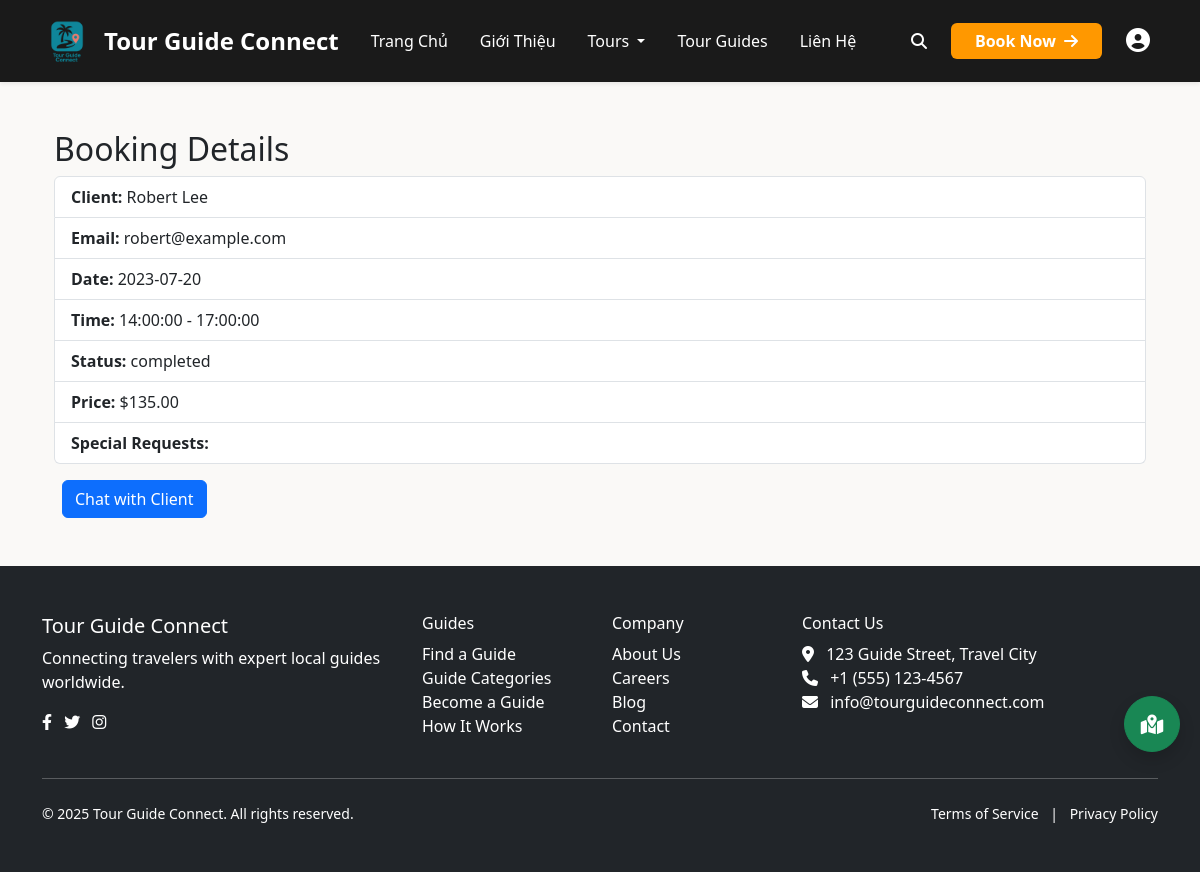
Page /guide/booking/2 (signed in) on the committed database.
### tables this page shows
CREATE TABLE bookings (
    id INT AUTO_INCREMENT PRIMARY KEY,
    guide_id INT NOT NULL,
    user_id INT NOT NULL,
    booking_date DATE NOT NULL,
    start_time TIME NOT NULL,
    end_time TIME NOT NULL,
    total_hours DECIMAL(5, 2) NOT NULL,
    total_price DECIMAL(10, 2) NOT NULL,
    status ENUM('pending', 'confirmed', 'completed', 'cancelled') NOT NULL DEFAULT 'pending',
    payment_status ENUM('pending', 'paid', 'refunded') NOT NULL DEFAULT 'pending',
    transaction_id VARCHAR(50) NULL,
    special_requests TEXT NULL,
    number_of_people INT NOT NULL DEFAULT 1,
    meeting_location TEXT NOT NULL,
    created_at TIMESTAMP DEFAULT CURRENT_TIMESTAMP,
    updated_at TIMESTAMP DEFAULT CURRENT_TIMESTAMP ON UPDATE CURRENT_TIMESTAMP,
    FOREIGN KEY (guide_id) REFERENCES guide_profiles(id) ON DELETE CASCADE,
    FOREIGN KEY (user_id) REFERENCES users(id) ON DELETE CASCADE
);

CREATE TABLE users (
    id INT AUTO_INCREMENT PRIMARY KEY,
    name VARCHAR(100) NOT NULL,
    email VARCHAR(100) NOT NULL UNIQUE,
    google_id VARCHAR(255) NULL,
    password VARCHAR(255) NOT NULL,
    user_type ENUM('user', 'guide', 'admin') NOT NULL DEFAULT 'user',
    profile_image VARCHAR(255) DEFAULT 'default.jpg',
    created_at TIMESTAMP DEFAULT CURRENT_TIMESTAMP,
    updated_at TIMESTAMP DEFAULT CURRENT_TIMESTAMP ON UPDATE CURRENT_TIMESTAMP,
    last_login TIMESTAMP NULL,
    status ENUM('active', 'inactive', 'pending', 'banned') NOT NULL DEFAULT 'pending',
    verification_token VARCHAR(100) NULL,
    reset_token VARCHAR(100) NULL,
    reset_token_expires TIMESTAMP NULL,
    phone VARCHAR(20) NULL,
    address TEXT NULL,
    hobbies TEXT NULL,
    UNIQUE INDEX google_id_idx (google_id)
);

### app/controllers/GuideController.php (called while the page is built, shortened)
<?php
class GuideController
{
    private $guideModel;
    public function __construct()
    {
        $this->guideModel = new GuideModel();
    }
    private function getGuideProfile($userId)
    {
        if ($this->guideModel && method_exists($this->guideModel, 'getGuideProfileByUserId')) {
            return $this->guideModel->getGuideProfileByUserId($userId);
        }
         $db = new Database();
        $db->query('
            SELECT g.*, u.name, u.email, u.profile_image, u.created_at
            FROM guide_profiles g
            JOIN users u ON g.user_id = u.id
            WHERE u.id = :user_id
        ');
        $db->bind(':user_id', $userId);
        return $db->single();
    }
    public function booking($id)
    {
        $userId = $_SESSION['user_id'];
        $guide = $this->getGuideProfile($userId);
        $guideId = $guide ? $guide->id : null;
        $booking = $this->guideModel->getBookingById($id, $guideId);
        $this->loadView('tourGuides/bookingDetails', ['booking' => $booking]);
    }
    private function loadView($view, $data = [])
    {
        extract($data);
        require_once VIEW_PATH . '/shares/header.php';
        require_once VIEW_PATH . '/' . $view . '.php';
        require_once VIEW_PATH . '/shares/footer.php';
    }
}

### index.php (called while the page is built, shortened)
<?php
require_once APP_PATH . '/config/database.php';
require_once HELPER_PATH . '/functions.php';
spl_autoload_register(function($className) {
    if (substr($className, -5) === 'Model') {
        $file = MODEL_PATH . '/' . $className . '.php';
        if (file_exists($file)) {
            return;
        }
    }
});
$uri = $_SERVER['REQUEST_URI'];
$base = dirname($_SERVER['SCRIPT_NAME']);
if (strpos($uri, $base) === 0) {
    $uri = substr($uri, strlen($base));
}
$uri = rtrim($uri, '/');
require_once APP_PATH . '/route.php';
handle_custom_routes(trim($uri, '/'), $routes);

### app/config/database.php (called while the page is built, shortened)
<?php
class Database {
    private $host = DB_HOST;
    private $user = DB_USER;
    private $pass = DB_PASS;
    private $dbname = DB_NAME;
    private $dbh;
    private $stmt;
    public function __construct() {
        $dsn = 'mysql:host=' . $this->host . ';dbname=' . $this->dbname . ';charset=utf8mb4';
        $options = [
            PDO::ATTR_PERSISTENT => true,
            PDO::ATTR_ERRMODE => PDO::ERRMODE_EXCEPTION,
            PDO::ATTR_DEFAULT_FETCH_MODE => PDO::FETCH_OBJ,
            PDO::ATTR_EMULATE_PREPARES => false
        ];
        try {
            $this->dbh = new PDO($dsn, $this->user, $this->pass, $options);
        } catch(PDOException $e) {
            $this->error = $e->getMessage();
            error_log('Database Connection Error: ' . $this->error);
            echo '<div style="background-color: #f8d7da; color: #721c24; padding: 10px; margin: 10px 0; border: 1px solid #f5c6cb; border-radius: 5px;">';
            echo '<h3>Database Connection Error</h3>';
            echo '<p>Unable to connect to the database. Please try again later or contact the administrator.</p>';
            if (defined('ENVIRONMENT') && ENVIRONMENT === 'development') {
                echo '<p><strong>Error:</strong> ' . $this->error . '</p>';
            }
            echo '</div>';
            exit;
        }
    }
    public function query($sql) {
        $this->stmt = $this->dbh->prepare($sql);
    }
    public function bind($param, $value, $type = null) {
        if(is_null($type)) {
            switch(true) {
                case is_int($value):
                    $type = PDO::PARAM_INT;
                    break;
                default:
                    $type = PDO::PARAM_STR;
            }
        }
        $this->stmt->bindValue($param, $value, $type);
    }
    public function execute() {
        return $this->stmt->execute();
    }
    public function single() {
        $this->execute();
        return $this->stmt->fetch();
    }
}

### app/models/GuideModel.php (called while the page is built, shortened)
<?php
class GuideModel
{
    private $db;
    public function __construct()
    {
        $this->db = new Database();
    }
    public function getBookingById($bookingId, $guideId)
    {
        $this->db->query("SELECT b.*, u.name as client_name, u.email as client_email
                        FROM bookings b
                        JOIN users u ON b.user_id = u.id
                        WHERE b.id = :id AND b.guide_id = :guide_id");
        $this->db->bind(':id', $bookingId);
        $this->db->bind(':guide_id', $guideId);
        return $this->db->single();
    }
    public function getGuideProfileByUserId($userId)
    {
        $this->db->query('
            SELECT g.*, u.name, u.email, u.profile_image, u.created_at
            FROM guide_profiles g
            JOIN users u ON g.user_id = u.id
            WHERE u.id = :user_id
        ');
        $this->db->bind(':user_id', $userId);
        return $this->db->single();
    }
}

### app/helpers/functions.php (called while the page is built, shortened)
<?php
function url($path = '') {
    return URL_ROOT . '/' . $path;
}

### app/views/tourGuides/bookingDetails.php (the view, shortened to what this page needs)
<div class="container py-4">
    <h2>Booking Details</h2>
    <?php if ($booking): ?>
        <ul class="list-group mb-3">
            <li class="list-group-item"><strong>Client:</strong> <?php echo htmlspecialchars($booking->client_name); ?></li>
            <li class="list-group-item"><strong>Email:</strong> <?php echo htmlspecialchars($booking->client_email); ?></li>
            <li class="list-group-item"><strong>Date:</strong> <?php echo htmlspecialchars($booking->booking_date); ?></li>
            <li class="list-group-item"><strong>Time:</strong> <?php echo htmlspecialchars($booking->start_time); ?> - <?php echo htmlspecialchars($booking->end_time); ?></li>
            <li class="list-group-item"><strong>Status:</strong> <?php echo htmlspecialchars($booking->status); ?></li>
            <li class="list-group-item"><strong>Price:</strong> $<?php echo number_format($booking->total_price, 2); ?></li>
            <li class="list-group-item"><strong>Special Requests:</strong> <?php echo !is_null($booking->special_requests) ? htmlspecialchars($booking->special_requests) : ''; ?></li>
        </ul>
        <a href="<?php echo url('guide/chat/' . $booking->id); ?>" class="btn btn-primary ms-2">Chat with Client</a>
    <?php else: ?>
        <div class="alert alert-danger">Booking not found.</div>
    <?php endif; ?>
</div>

### app/route.php (shortened to what this page needs)
<?php
function handle_custom_routes($uri, $routes) {
    foreach ($routes as $route) {
        if (preg_match($route['pattern'], $uri, $matches)) {
            $controller = new $route['controller']();
            $params = [];
            foreach ($route['params'] as $index) {
                $params[] = $matches[$index];
            }
            call_user_func_array([$controller, $route['method']], $params);
            exit;
        }
    }
}

### public/css/style.css (style rules this page uses)
:root { --primary-green: #4CAF50; --orange: #FF9800; --dark-bg: #1a1a1a; --darker-bg: #2a2a2a; --light-gray: #f5f5f5; --warm-beige: #faf9f7; --warm-cream: #fffef9; }
body { background-color: var(--warm-beige) !important; min-height: 100vh; }
* { transition: color 0.3s ease, background-color 0.3s ease; }

### rows in the picture
bookings: user.name "Robert Lee", user.email "robert@example.com", booking_date "2023-07-20", start_time "14:00:00", end_time "17:00:00", status "completed", total_price "135.00"
